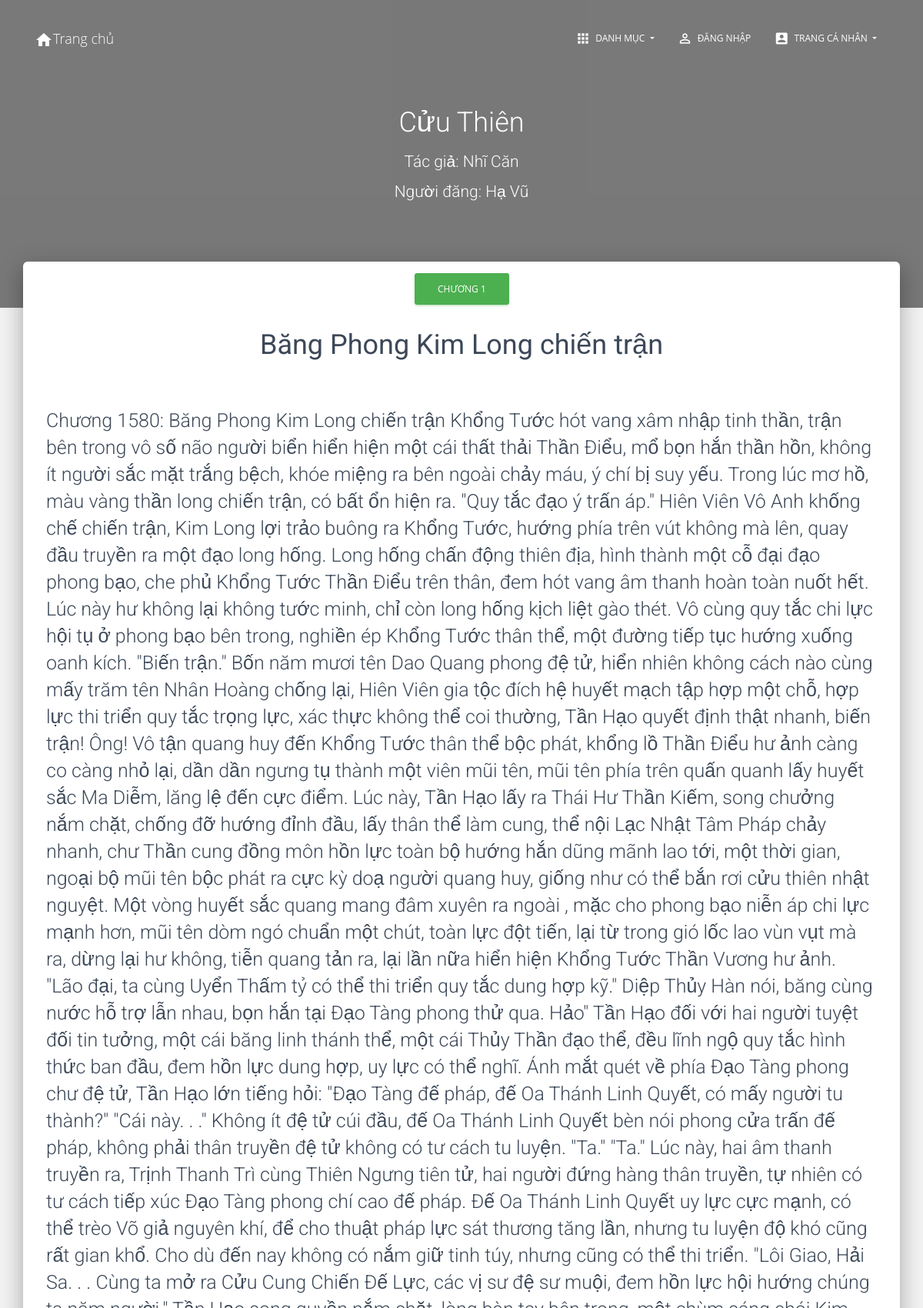
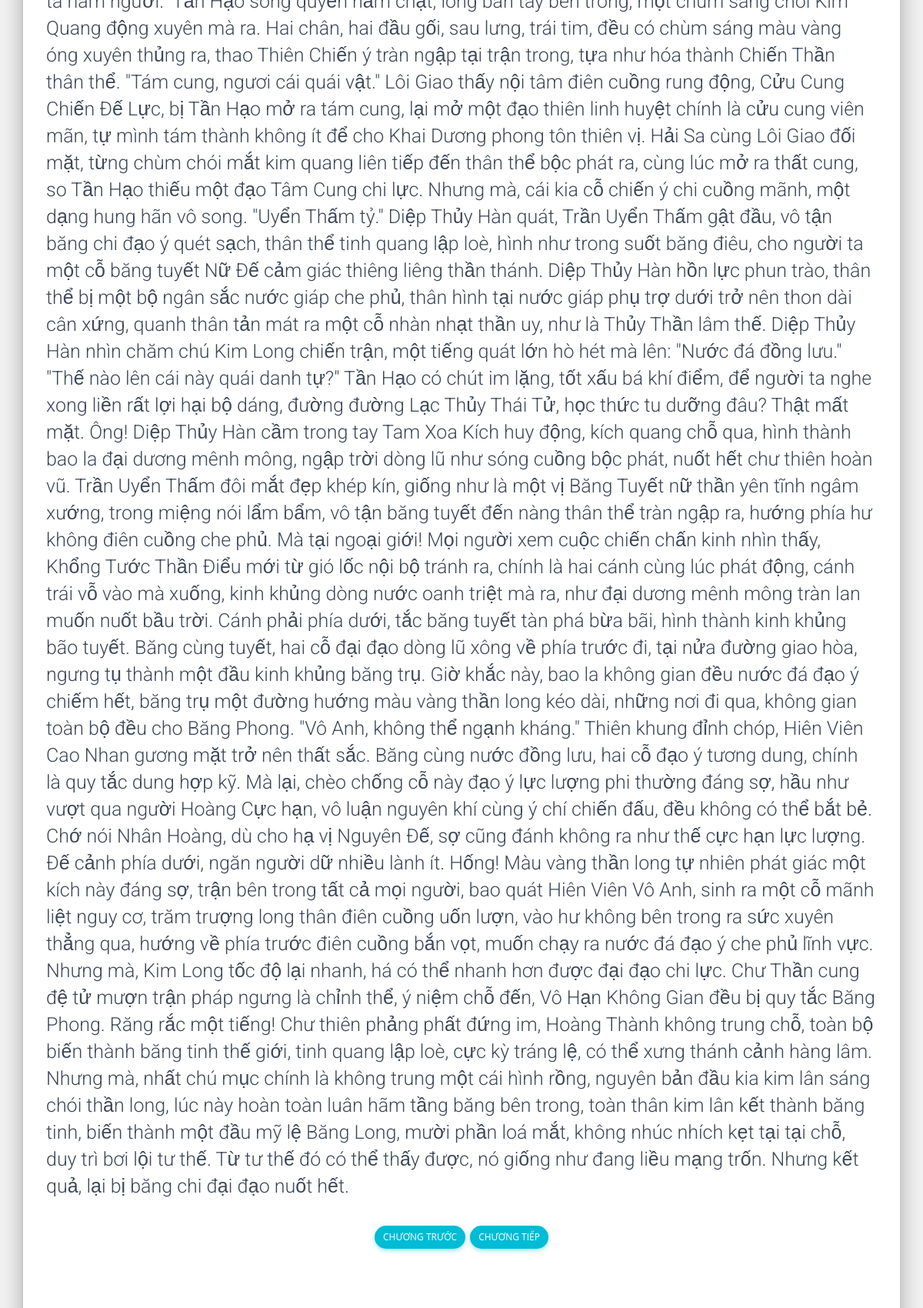
Page /dist/doctruyen.php?id=1 (upper part) on the committed database (2 pictures, top to bottom).
### tables this page shows
CREATE TABLE `truyen` (
  `id` int(11) NOT NULL,
  `ten` varchar(255) NOT NULL,
  `id_tacgia` int(11) NOT NULL,
  `id_theloai` int(11) NOT NULL,
  `id_admin` int(11) NOT NULL,
  `trangthai` int(1) NOT NULL,
  `anh` varchar(255) NOT NULL DEFAULT 'default.png',
  `namxb` year(4) NOT NULL,
  `mota` varchar(1000) NOT NULL,
  `luotxem` int(11) NOT NULL DEFAULT 0
);

CREATE TABLE `tacgia` (
  `id` int(11) NOT NULL,
  `ten` varchar(255) NOT NULL,
  `anh` varchar(255) NOT NULL
);

CREATE TABLE `taikhoan` (
  `id` int(11) NOT NULL,
  `username` varchar(255) NOT NULL,
  `password` varchar(255) NOT NULL,
  `ten` varchar(255) NOT NULL DEFAULT 'NO NAME',
  `avatar` varchar(255) NOT NULL DEFAULT 'default.png',
  `createat` datetime DEFAULT current_timestamp()
);

CREATE TABLE `chuong` (
  `id` int(11) NOT NULL,
  `thoigian` datetime NOT NULL DEFAULT current_timestamp(),
  `noidung` varchar(20000) DEFAULT NULL,
  `id_truyen` int(11) NOT NULL,
  `so` int(11) DEFAULT NULL,
  `ten` varchar(255) DEFAULT NULL
);

### dist/doctruyen.php (the view, shortened to what this page needs)
<!DOCTYPE html>
<html lang="en">
<head>
  <link rel="stylesheet" href="https://maxcdn.bootstrapcdn.com/font-awesome/latest/css/font-awesome.min.css">
  <link href="../assets/css/material-kit.css?v=2.0.6" rel="stylesheet" />
  <link rel="stylesheet" href="../assets/css/custom.css">
</head>
<body class="index-page sidebar-collapse">
<?php
include("config.php");
$id_chapter = $_GET['id'];
$sql_chapter ="select * from chuong where id= ".$id_chapter;
$rst = $conn->query($sql_chapter);
$chapter = $rst->fetch_assoc();
$sql_truyen=
"Select truyen.id,truyen.ten as tentruyen,truyen.id_tacgia,truyen.id_theloai,truyen.trangthai,truyen.id_admin,truyen.anh as anhbia,truyen.namxb,truyen.luotxem,truyen.mota,tacgia.ten as tentacgia,tacgia.anh as anhtacgia,theloai.ten as theloai,admin.id_taikhoan from truyen
inner join tacgia on  truyen.id_tacgia = tacgia.id
INNER JOIN theloai on   truyen.id_theloai = theloai.id
INNER JOIN admin on truyen.id_admin  = admin.id
where truyen.id=";
$rst = $conn->query($sql_truyen.$chapter['id_truyen']);
$truyen = $rst->fetch_assoc();
$sql_nguoidang = "select * from taikhoan where id=".$truyen["id_taikhoan"];
$rst = $conn->query($sql_nguoidang);
$nguoidang = $rst->fetch_assoc();
$sql_chuongtiep = "select * from chuong  where so > (select so from chuong where id = ".$id_chapter." and id_truyen=".$truyen["id"]." ) and id_truyen= ".$truyen["id"]." order by so ASC limit 0,1 ";
$rst = $conn->query($sql_chuongtiep);
$chuongtiep = $rst->fetch_assoc();
$sql_chuongtruoc = "select * from chuong  where so < (select so from chuong where id = ".$id_chapter." and id_truyen=".$truyen["id"]." ) AND id_truyen= ".$truyen["id"]." order by so DESC limit 0,1";
$rst = $conn->query($sql_chuongtruoc);
$chuongtruoc = $rst->fetch_assoc();
?>
  <nav class="navbar navbar-transparent navbar-color-on-scroll fixed-top navbar-expand-lg" id="sectionsNav" >
    <div class="container">
      <div class="navbar-translate">
        <a class="navbar-brand truot" href="../index.php">
          <i class="material-icons">home</i>Trang chủ </a>
      </div>
      <div class="collapse navbar-collapse">
        <ul class="navbar-nav ml-auto">
          <li class="dropdown nav-item">
            <a href="#" class="dropdown-toggle nav-link " data-toggle="dropdown">
              <i class="material-icons">apps</i> Danh mục
            </a>
          </li>
          <?php if(!isset($_SESSION['id'] )){
          echo "<li class=\"nav-item\">
            <a class=\"nav-link\" href=\"../src/login-page.php\">
              <i class=\"material-icons\">perm_identity</i> Đăng nhập
            </a>
          </li>";
          }
          ?>
          <li class="dropdown nav-item">
            <a href=<?php if(!isset($_SESSION['id'] )) echo "\"../src/login-page.php\""; else echo "\"#\" data-toggle=\"dropdown\" ";?> class="dropdown-toggle nav-link " >
              <i class="material-icons">account_box</i> Trang cá nhân
            </a>
          </li>
        </ul>
      </div>
    </div>
  </nav>
  <div class="page-header header-filter page-header-height" data-parallax="true" >
    <div class="container">
      <div class="row">
        <div class="col-md-8 ml-auto mr-auto">
          <div class="brand" >
             <a href=<?php echo "chitiettruyen.php?id=".$truyen["id"] ?> class="link-color-white"> <h2> <?php echo $truyen["tentruyen"]?></h2></a>
             <h3>Tác giả: <a href="#" class="link-color-white"><?php echo $truyen["tentacgia"]?></a> </h3>
            <h3>Người đăng: <a href="#" class="link-color-white"></a><?php echo $nguoidang["ten"] ?> </h3><br>
          </div>
        </div>
      </div>
    </div>
  </div>
  <div class="main main-raised">
    <div class="section section-tabs pd-bottom pd-top">
      <div class="container">
        <div class="row justify-content-center">
          <button type="button" class="btn btn-success btn-rounded"><?php echo "chương ".$chapter["so"]?></button><br>
        </div>
        <div class="row justify-content-center">
          <h2><strong><?php echo  $chapter["ten"]?></strong></h2>
        </div>
        <div class="col-md-12 justify-content-center">
          <br>
          <h3>
          <?php echo $chapter["noidung"]; ?>
                  <br>
          </h3>
        </div>
        <br>
        <div class="row">
          <div class="col-sm-12" >
            <ul class="pagination pagination-lg justify-content-center pagination-info" >
              <li class="active page-item">
                <a href= <?php if($chuongtruoc["id"]) echo "doctruyen.php?id=".$chuongtruoc["id"]; else echo "#"; ?> class="page-link">Chương Trước</a>
              </li>
              <li class="active page-item">
              <a href=  <?php if($chuongtiep["id"]) echo "doctruyen.php?id=".$chuongtiep["id"]; else echo "#" ?> class="page-link">Chương Tiếp</a>
              </li>
            </ul>
          </div>
        </div>
      </div>
    </div>
      <div class="section section-download pd-top" id="downloadSection">
      </div>
    </div>
</body>
</html>

### assets/css/custom.css (style rules this page uses)
.truot { display:inline-block; }
.truot:after { content:''; display:block; height:3px; width:0; background:transparent; transition:width .5s ease,background-color .5s ease; }
.pd-top { padding-top: 10px; }
.pd-bottom { padding-bottom: 10px; }
body { background: #f2f2f2; font-family: 'Open Sans', sans-serif; }
.page-header-height { height: 50vh !important; }
.link-color-white { color: white; }

### rows in the picture
truyen: ten "Cửu Thiên", id_tacgia.ten "Nhĩ Căn"
taikhoan: ten "Hạ Vũ"
chuong: so "1", ten "Băng Phong Kim Long chiến trận", noidung "Chương 1580: Băng Phong Kim Long chiến trận Khổng Tước hót vang xâm nhập tinh thần, trận bên trong vô số não người biển hiển hiện một cái thất thải Thần Điểu, mổ bọn hắn thần hồn, không ít người sắc mặt trắng bệch, khóe miệng ra bên ngoài chảy máu, ý chí bị suy yếu. Trong lúc mơ hồ, màu vàng thần long chiến trận, có bất ổn hiện ra. \"Quy tắc đạo ý trấn áp.\" Hiên Viên Vô Anh khống chế chiến trận, Kim Long lợi trảo buông ra Khổng Tước, hướng phía trên vút không mà lên, quay đầu truyền ra một đạo long hống. Long hống chấn động thiên địa, hình thành một cỗ đại đạo phong bạo, che phủ Khổng Tước Thần Điểu trên thân, đem hót vang âm thanh hoàn toàn nuốt hết. Lúc này hư không lại không tước minh,…"
